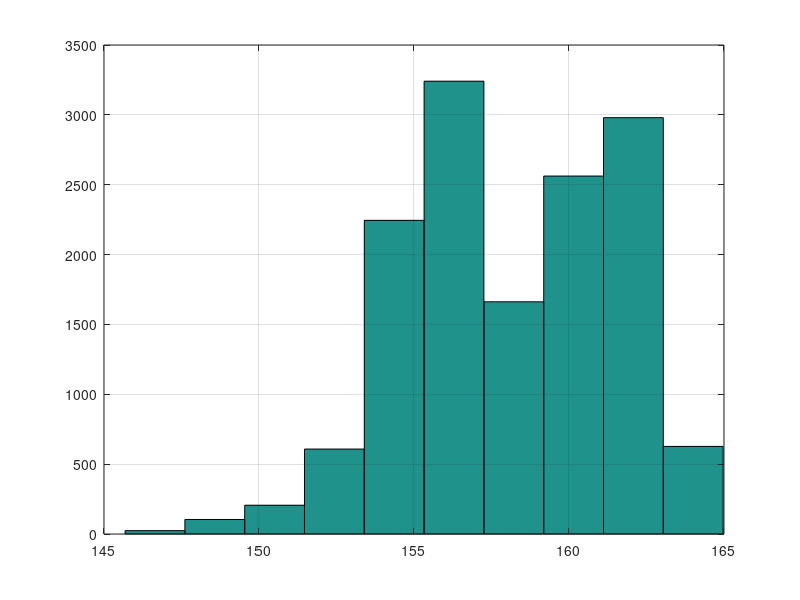

The MATLAB source for this figure:
clear; close all; clc;
data=csvread('POWER_ON_C6.txt');

pass=data;
k1=find(pass>165);
pass(k1)=[];
k2=find(pass<145);
pass(k2)=[];
hist(pass);
grid on;

